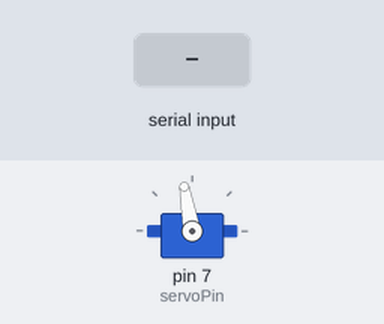
Bench run of a sketch on a simulated Arduino Nano, built with avr-gcc and run on an emulated ATmega328P. Shown: servo. The test bench sets the inputs (shaded band). Random numbers use the default seed unless the sketch sets one; what the sketch prints to the serial monitor is not drawn.

Above: at 16.2 s.
16.3 s: "90,45,200\n" received over Serial
At 17.3 s:
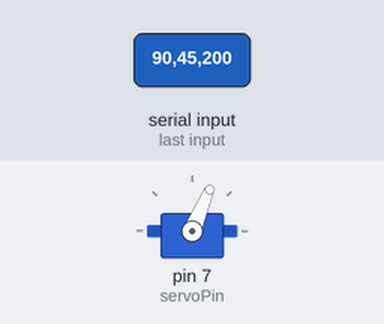
17.8 s: "r,45\n" received over Serial
At 18.4 s:
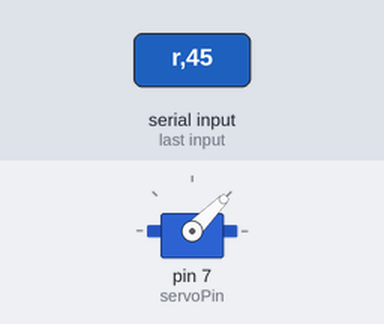
19.3 s: "30,150,10\n" received over Serial
At 19.6 s:
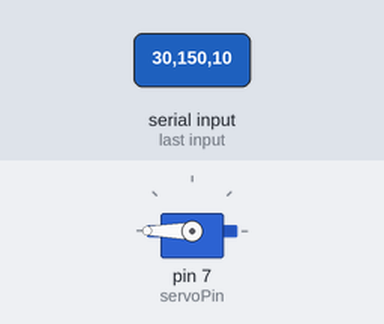
20.8 s: "5\n" received over Serial
At 21.9 s:
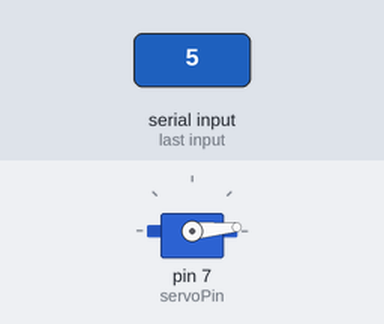
22.3 s: "90,45\n" received over Serial
At 23.0 s:
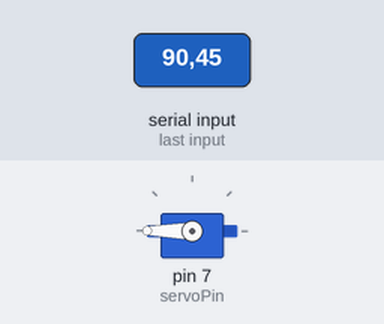
Timing chart, 0 to 24.8 s (numbered marks = the images above; inputs shaded):
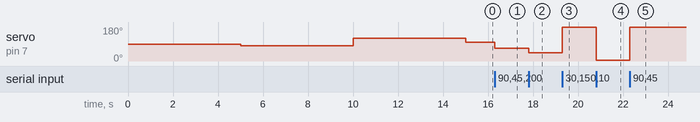

Measured:
- after the input at 16.3 s, servo on pin 7 (servoPin): 100° → 67° at once
- after the input at 17.8 s, servo on pin 7 (servoPin): 67° → 45° at once
- after the input at 19.3 s, servo on pin 7 (servoPin): 45° → 180° at once
- after the input at 20.8 s, servo on pin 7 (servoPin): 180° → 5° at once
- after the input at 22.3 s, servo on pin 7 (servoPin): 5° → 180° at once

The sketch:

mouse_jigger.ino
```cpp
// !!Uwaga!! wymaga instalacji dodatkowej biblioteki "servo"
// 1. w Menu u góry wybrać Tools->Manage Libraries (Ctrl+Shift+I)
// 2. w polu search wpisać "servo"
// 3. wybrać na liście Servo by arduino v1.2.2 (obecna wersja)
// 4. zainstalować i odpalić
// 5. dobrać parametry
/////////////////////////////////////////////////////////////////////////
// Wybrać płytkę Tools->Board, "Arduino nano"
// Wybrac procesor "ATMega328P (Old Bootloader), lub inny w zależności od tego co zadziała
//

///////////////////////////////////////////////// używanie /////////////////////////////////////
// po wlaczeniu zasilania autoatycznie idzie na pozycje min i max potem wraca na środek zakresu
// potem automatycznie losuje odstep czasu z zakresu RAND_TIME_MIN_SEK .. RAND_TIME_MAX_SEK
// za każdym razem losuje liczbę ruchow w zakresie RAND_MIN_SZT .. RAND_MAX_SZT
// dla każdego z ruchu losuje pozycję w zakresu RAND_MIN_ANGLE .. RAND_MAX_ANGLE
// oraz predkosc ruchu, a raczej opóźnienie ruchu (im wyższa wartość tym wolniejszy ruch) RAND_MAX_DELAY_SPEED_MS .. RAND_MIN_DELAY_SPEED_MS
// bonus:
// reczne sterowanie via serial port:
// wpisanie liczby x\n (ENTER) powoduje ruch serwo na kąt x, przykład: 45<ENTER> ustawi ramie na kat 45 stopni
// wpisanie litery 'r'\n (ENTER) powoduje powrót do trybu automatycznego
/////////////////////////////////////////////////////////////////////////////////////////////////

#include <Servo.h>

/////////////////// konfiguracja parametrów //////////////////////////////////////////////////

#define RAND_TIME_MIN_SEK 60 //ruszaj co min 60s
#define RAND_TIME_MAX_SEK 4*60 //max 4 min

#define RAND_MIN_ANGLE 80 //zakres ruchu
#define RAND_MAX_ANGLE 120

#define RAND_MIN_DELAY_SPEED_MS 1
#define RAND_MAX_DELAY_SPEED_MS 20

#define RAND_MIN_SZT 1
#define RAND_MAX_SZT 20

int servoPin = 7;

/////////////////////////////// koniec konfiguracji poniżej nic nie zmieniać //////////////////

Servo servo;

int angle = RAND_MIN_ANGLE+(RAND_MAX_ANGLE-RAND_MIN_ANGLE)/2;   // servo position in degrees

void setup()
{
delay(5000);
Serial.begin(115200);
servo.attach(servoPin);
Serial.println("Setup servo start");
randomSeed(analogRead(0));
Serial.print("- Servo min angle: ");
servo.write(RAND_MIN_ANGLE);
Serial.println(RAND_MIN_ANGLE);
delay(5000);
Serial.print("- Servo max angle: ");
servo.write(RAND_MAX_ANGLE);
Serial.println(RAND_MAX_ANGLE);
delay(5000);
servo.write(angle);
Serial.println("Setup servo end.");
}

unsigned long ms=0;
long randTime=RAND_TIME_MIN_SEK;
long randSpeedDelay=RAND_MIN_DELAY_SPEED_MS;
long randAngle= RAND_MIN_ANGLE;
long randSzt=RAND_MIN_SZT;

bool startButton=false;
bool popStartButton=false;

long lastCzekamy=0;
String inString = "";  // string to hold input
bool manual=false;
void loop()
{
  while (Serial.available() > 0) {
    char inChar = Serial.read();
    if (isDigit((int)inChar)) {
      // convert the incoming byte to a char and add it to the string:
      inString += (char)inChar;
    }
    if(inChar=='r')
    {
      manual=false;
      Serial.println("resume.");
    }
    // if you get a newline, print the string, then the string's value:
    if (inChar == '\n') {
      Serial.print("Angle:");
      Serial.println(inString.toInt());
      Serial.print("Received: ");
      Serial.println(inString);
      // clear the string for new input:

      if(inString.toInt()>0)
      {
       angle=inString.toInt();
       servo.write(angle);
       manual=true;
       Serial.print("manual.");
      }
      inString = "";

    }
  }

  if(!manual)
  {

  if(false && popStartButton==false)
  {
    startButton=true;
    popStartButton=true;
  }else
  {
     popStartButton=false;
  }


  if(millis()-ms>randTime*1000 || startButton==true)
  {
    startButton=false;
    randTime  =  random(RAND_TIME_MIN_SEK,RAND_TIME_MAX_SEK);

    randSzt=random(RAND_MIN_SZT,RAND_MAX_SZT);
    Serial.print("Ruch start, sztuk: ");Serial.println(randSzt);

    for(int szt=0;szt<randSzt;szt++)
    {
      Serial.print("- sztuka: ");Serial.print(szt);Serial.print(" z ");Serial.println(randSzt);
      randSpeedDelay = random(RAND_MIN_DELAY_SPEED_MS,RAND_MAX_DELAY_SPEED_MS);
      randAngle= random(RAND_MIN_ANGLE,RAND_MAX_ANGLE);
      Serial.print("-- Pozycja: ");Serial.print(angle);Serial.print(", nowa: ");Serial.print(randAngle);Serial.print("; delay: ");Serial.println(randSpeedDelay);
      Serial.print("--- Pozycja: ");
      if(randAngle>angle)
      {

          // move arm

          for(int a = angle; a < randAngle; a++)
          {
            angle=a;
            servo.write(angle);
          Serial.print(angle);Serial.print(", ");
            delay(randSpeedDelay);
          }
      }else {
        for(int a = angle; a > randAngle; a--)
        {
              angle=a;
              servo.write(angle);
              Serial.print(angle);Serial.print(", ");
              delay(randSpeedDelay);
         }
      }//else
      Serial.println(" koniec sztuki.");
      }// for szt
      ms=millis();
      Serial.print("Nastepny ruch za: ");Serial.println(randTime);
      Serial.print(".. czekamy jeszcze: ");
    }// if millis

    long x=millis()-ms-randTime*1000;
    if(x % 1000==0 && x!=lastCzekamy)
    {
       lastCzekamy=x;
       Serial.print(-x/1000);Serial.print(", ");
       if(x/1000%60==0)Serial.println("");
    }
  } }
```
